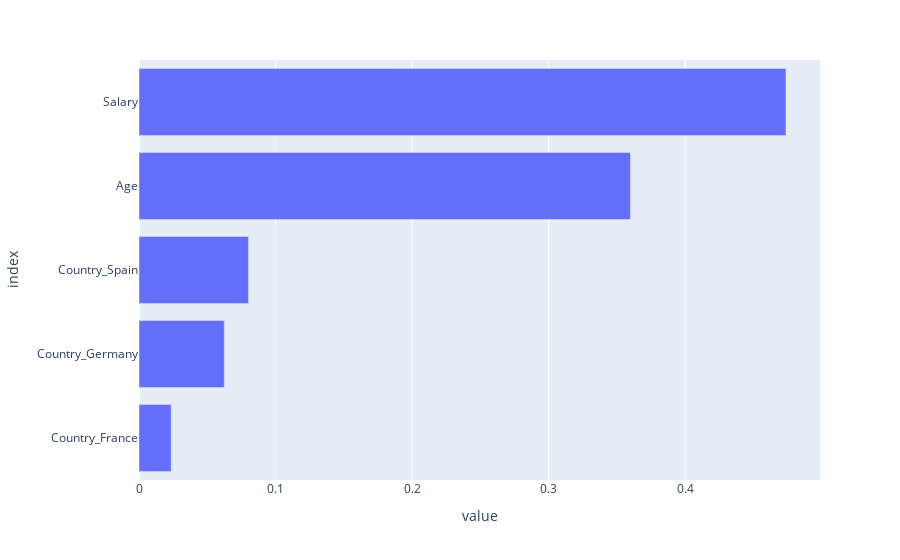

Notebook code cell kept with this figure:
### Code cell
# Plot coefficients
fig = px.bar(feature_importance, orientation="h")
fig.update_layout(
    showlegend=False, margin={"l": 120}  # to avoid cropping of column names
)
fig.show()

### Figure 1 — Plotly figure (JSON) as saved in the notebook; plotly's stock layout.template omitted (floating-point values rounded to 4 significant figures)
{"data": [{"alignmentgroup": "True", "hovertemplate": "variable=feature_importances<br>value=%{x}<br>index=%{y}<extra></extra>", "legendgroup": "feature_importances", "marker": {"color": "#636efa", "pattern": {"shape": ""}}, "name": "feature_importances", "offsetgroup": "feature_importances", "orientation": "h", "showlegend": true, "textposition": "auto", "type": "bar", "x": [0.02355, 0.06247, 0.08016, 0.36, 0.4739], "xaxis": "x", "y": ["Country_France", "Country_Germany", "Country_Spain", "Age", "Salary"], "yaxis": "y"}], "layout": {"barmode": "relative", "legend": {"title": {"text": "variable"}, "tracegroupgap": 0}, "margin": {"l": 120, "t": 60}, "showlegend": false, "xaxis": {"anchor": "y", "domain": [0, 1], "title": {"text": "value"}}, "yaxis": {"anchor": "x", "domain": [0, 1], "title": {"text": "index"}}}}
